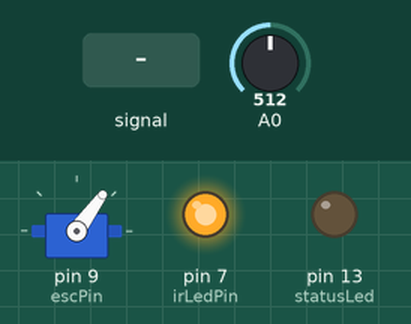
Bench run of a sketch on a simulated Arduino Uno, built with avr-gcc and run on an emulated ATmega328P. On the bench: servo, output pins drawn as LEDs (lit = HIGH). The inputs (shaded band) are chosen by the test bench; at power-on: A0 = 512. What the sketch prints to the serial monitor is not drawn.

Above: at 5.4 s.
5.5 s: A0 fed a 200 Hz sine of ±81 counts around its level
At 5.79 s:
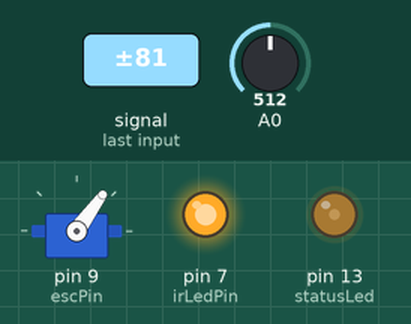
8.5 s: A0 fed a 2 Hz sine of ±306 counts around its level
11.5 s: A0 fed a 200 Hz sine of ±255 counts around its level
14.5 s: A0 set to 716
16.0 s: A0 set to 461
17.5 s: A0 set to 436
At 18.0 s:
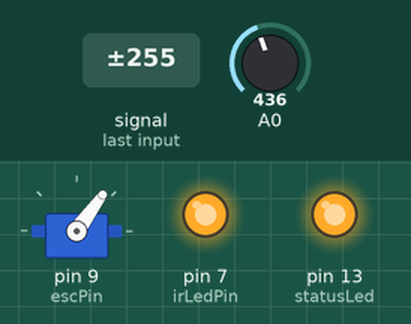
Timing chart, 0 to 65.7 s (numbered marks = the images above; inputs shaded):
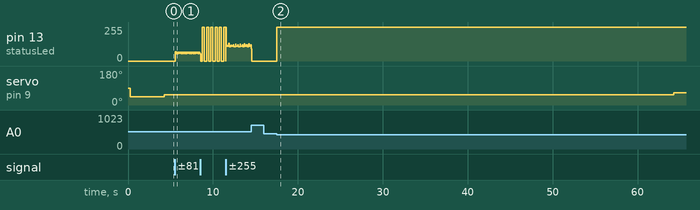

The sketch:

brushless_motor_measurement.ino
```cpp
// // Analog phototransistor detection test (recommended)
// const int irLedPin = 7;
// const int sensorA0 = A0;
// const int statusLed = LED_BUILTIN;

// const unsigned long SAMPLE_MS = 2;      // how long each measurement cycle lasts
// const int SAMPLE_COUNT = 40;              // how many analog samples per condition
// const int MIN_DIFF_ADC = 30;              // minimum ADC difference to declare detection (tweak)

// void setup() {
//   pinMode(irLedPin, OUTPUT);
//   pinMode(statusLed, OUTPUT);
//   digitalWrite(irLedPin, LOW);
//   Serial.begin(115200);
//   while (!Serial) { ; }
//   Serial.println("Analog phototransistor detection test");
//   delay(200);
// }

// // returns average analog reading (0-1023)
// int sampleAnalogAvg() {
//   long sum = 0;
//   for (int i = 0; i < SAMPLE_COUNT; ++i) {
//     sum += analogRead(sensorA0);
//     delay(SAMPLE_MS / SAMPLE_COUNT);
//   }
//   return (int)(sum / SAMPLE_COUNT);
// }

// void loop() {
//   // 1) ambient (IR OFF)
//   digitalWrite(irLedPin, LOW);
//   delay(50);
//   int ambient = sampleAnalogAvg();

//   // 2) IR ON
//   digitalWrite(irLedPin, HIGH);
//   delay(50);
//   int withIR = sampleAnalogAvg();

//   // 3) compute and decide
//   int diff = withIR - ambient; // positive if IR increases voltage at A0; may be negative depending on wiring
//   int absdiff = abs(diff);

//   Serial.print("Ambient: ");
//   Serial.print(ambient);
//   Serial.print(" | With IR: ");
//   Serial.print(withIR);
//   Serial.print(" | Diff: ");
//   Serial.println(diff);

//   bool detected = absdiff >= MIN_DIFF_ADC;

//   if (detected) {
//     Serial.println(">> DETECTION: phototransistor IS seeing the IR LED.");
//     // visual feedback: brightness-proportional blink
//     digitalWrite(statusLed, HIGH);
//     delay(120);
//     digitalWrite(statusLed, LOW);
//   } else {
//     Serial.println(">> NO DETECTION: change too small.");
//   }

//   Serial.println("------------------------------");
//   digitalWrite(irLedPin, LOW);
//   delay(800);
// }

////////////////////////////////////////////////////
//
//  Matthew Halligan
//  Software Development for Real Time Embedded Systems, Fall 2025
//  Module 4/5 Project 3
//  Professor Doug Ferguson
//
// Read and export IR Beam Breaks and convert to RPM for Electronic Speed Control Tuning
// Implements fast analog IR detection, break and recovery of signal caused by propeller interference
// using hardware based interrupts and automated RPM calculation using timer based interrupts in a
// "Round Robin with interrupts Design" and serial export
//
// To use, ensure serial monitor is attached via Arduino IDE 2.3.6 set to 115200 baud.
// Ensure circuitry is configured accorning to figure one in associated report.
// Provide power to esc module through external 11V power source.
// No further action is required by the user once power is provided to ESC and power and serial
// are supplied to Arduino Uno in correct sequence.
//
////////////////////////////////////////////////////
// Fast beam-break detection using ADC free-running + ISR
// For UNO- A0 sensor
// 60-second RPM collection window
#include <Servo.h>
Servo esc;
const int escPin = 9;
const int irLedPin = 7;
const int sensorChannel = 0; // A0
const int statusLed = LED_BUILTIN;
int pw = 1100;

// detection tuning
const int MIN_DIFF_ADC = 60;     // expected drop in IR when broken
const int HYSTERESIS_ADC = 12;   // hysteresis band
const uint8_t CONSECUTIVE_REQUIRED = 3; // require N consecutive samples beyond threshold to accept edge

// runtime state (shared with ISR)
volatile bool beamPresent = true;      // current state (true = beam present)
volatile bool fallingEdgeFlag = false; // set by ADC ISR when beam broken detected
volatile bool risingEdgeFlag = false;  // set by ADC ISR when beam restored detected
volatile unsigned long edgeCount = 0;  // total number of detected breaks during current window

// internal ISR counters (kept small)
volatile uint8_t consecBelow = 0;
volatile uint8_t consecAbove = 0;

// Timer2 millisecond counter/state (for 60s window)
volatile unsigned long msCounter = 0UL;     // ms accumulator (0..14999)
volatile bool sampleReady = false;          // set true when 15s elapsed; main loop consumes it
const unsigned long MS_PER_WINDOW = 15000UL; // 15 seconds = 15000 ms

unsigned long processedWindows = 0;

// thresholds (computed at startup)
int baselineWithIR = 0;
int threshLow = 0;
int threshHigh = 0;

// main bookkeeping
unsigned long lastEdgeMicros = 0;
const unsigned int countsPerRevolution = 1; // set to pulses per one shaft revolution

// --- Configure Timer2 for ~1ms CTC ticks (OCR2A=249, prescaler=64) ---
void setupTimer2_1ms() {
  cli();                // disable global interrupts while configuring
  TCCR2A = 0;
  TCCR2B = 0;
  TCNT2 = 0;
  // CTC mode: WGM21 = 1
  TCCR2A |= (1 << WGM21);
  // OCR2A for 1ms with prescaler 64: ticks_per_ms = 16000000/64/1000 = 250 -> OCR2A = 249
  OCR2A = 249;
  // Set prescaler to 64: CS22 = 1 (CS21=0, CS20=0)
  TCCR2B |= (1 << CS22);
  TCCR2B &= ~((1 << CS21) | (1 << CS20));
  // Enable Timer2 compare A interrupt
  TIMSK2 |= (1 << OCIE2A);
  sei();                // enable interrupts
}

// Timer2 Compare Match A ISR at approx. once per 1 ms
ISR(TIMER2_COMPA_vect) {
  msCounter++;
  if (msCounter >= MS_PER_WINDOW) {
    msCounter = 0;
    sampleReady = true; // signal main loop that the 60s window finished
  }
}

// ADC free-running setup
void setupAnalogInterrupt(){
  // Configure ADC for free-running conversions on A0 with interrupt on completion
  ADMUX = (1 << REFS0) | (sensorChannel & 0x07); // AVcc reference, channel A0

  // ADCSRA: ADEN | ADSC | ADATE | ADIE | ADPS2..0 (prescaler 128)
  ADCSRA = (1 << ADEN) | (1 << ADSC) | (1 << ADATE) | (1 << ADIE) |
           (1 << ADPS2) | (1 << ADPS1) | (1 << ADPS0);

  ADCSRB = 0; // free running
  // Global interrupts enabled by caller (we'll ensure in setup)
}

// quick average using analogRead() for calibration only
int quickAnalogAvg(int samples) {
  long s = 0;
  for (int i = 0; i < samples; ++i) {
    s += analogRead(A0);
    delay(1);
  }
  return (int)(s / samples);
}

void computeThresholds() {
  threshLow = baselineWithIR - MIN_DIFF_ADC;
  if (threshLow < 0) threshLow = 0;
  threshHigh = threshLow + HYSTERESIS_ADC;
  if (threshHigh > 1023) threshHigh = 1023;
}

// ADC ISR: runs at free-running ADC rate (fast). Keep short.
ISR(ADC_vect) {
  uint16_t v = ADC; // 10-bit result

  // Beam gives HIGH reading normally, and breaks drop the ADC reading.
  if (v < threshLow) {
    consecBelow++;
    consecAbove = 0;
    if (consecBelow >= CONSECUTIVE_REQUIRED && beamPresent) {
      beamPresent = false;
      fallingEdgeFlag = true;
      consecBelow = 0;
    }
  } else if (v > threshHigh) {
    consecAbove++;
    consecBelow = 0;
    if (consecAbove >= CONSECUTIVE_REQUIRED && !beamPresent) {
      beamPresent = true;
      risingEdgeFlag = true;
      consecAbove = 0;
    }
  } else {
    // within hysteresis band -> reset counters
    consecBelow = 0;
    consecAbove = 0;
  }
}

void calcAndPrintRPM() {
  // compute RPM using the 60-second window
  // RPM = (edgeCount pulses / countsPerRevolution) * (60 / windowSeconds)
  // Since windowSeconds = 60, RPM = edgeCount / countsPerRevolution
  unsigned long counts = 0;
  counts = edgeCount;
  edgeCount = 0; // reset for next window
  unsigned long rpm = counts*60/15;
  Serial.print(processedWindows + 1);
  Serial.print(',');
  Serial.print(counts);
  Serial.print(',');
  Serial.print(rpm);
  Serial.println();

  processedWindows++;
  if (processedWindows % 4 == 0){
    pw = pw + 100;
  }
}

void setup() {
  pinMode(irLedPin, OUTPUT);
  pinMode(statusLed, OUTPUT);
  digitalWrite(irLedPin, HIGH);
  Serial.begin(115200);
  while (!Serial) { ; }
  Serial.println("Fast ADC free-run beam-break detection, 15s collection window size");

  // Turn IR ON and measure baseline (simple calibration)
  digitalWrite(irLedPin, HIGH);
  delay(200);
  baselineWithIR = quickAnalogAvg(40);
  computeThresholds();
  Serial.print("Baseline: ");
  Serial.print(baselineWithIR);
  Serial.print("  threshLow=");
  Serial.print(threshLow);
  Serial.print("  threshHigh=");
  Serial.println(threshHigh);

  // Setup ADC free-running + ISR
  setupAnalogInterrupt();

  // Attach and arm ESC
  esc.attach(escPin);
  Serial.println("Arming ESC...");
  esc.writeMicroseconds(1000); // min throttle
  delay(2000);
  // optional calibration pulse — comment out if not desired
  // esc.writeMicroseconds(2000); delay(2000);
  esc.writeMicroseconds(1000);
  delay(2000);
  Serial.println("ESC armed. Ready.");
  Serial.print("Collection Window ID, Beam Break Counts, Approximate RPM");
  Serial.println();
  // Configure Timer2 for ms ticks
  setupTimer2_1ms();
}

void loop() {
  // Keep motor from overspinning during testing
  if (pw <= 1300) {
    esc.writeMicroseconds(pw);
  }

  // Process edge events flagged by ADC ISR
  if (fallingEdgeFlag) {
    fallingEdgeFlag = false;
    unsigned long now = micros();
    unsigned long dt = (lastEdgeMicros == 0) ? 0 : (now - lastEdgeMicros);
    lastEdgeMicros = now;

    edgeCount++;
    digitalWrite(statusLed, HIGH);

    // Uncomment for debugging of IR beam break detection
    // Serial.print("[BROKEN] t=");
    // Serial.print(now);
    // Serial.print(" us  dt=");
    // Serial.print(dt);
    // Serial.print(" us  total=");
    // Serial.println(edgeCount);
  }

  if (risingEdgeFlag) {
    risingEdgeFlag = false;
    unsigned long now = micros();
    digitalWrite(statusLed, LOW);
    // Uncomment for beam detection restoration debugging
    // Serial.print("[RESTORED] t=");
    // Serial.print(now);
    // Serial.println(" us");
  }

  // When 60s window completes, sampleReady is true: compute and print RPM
  if (sampleReady) {
    sampleReady = false;
    calcAndPrintRPM();
  }

  // occasional status print for IR detection baseline and thresholds
  static unsigned long lastPrint = 0;
  // if (millis() - lastPrint > 30000) {
  //   Serial.print("Baseline=");
  //   Serial.print(baselineWithIR);
  //   Serial.print("  threshLow=");
  //   Serial.print(threshLow);
  //   Serial.print("  threshHigh=");
  //   Serial.println(threshHigh);
  //   lastPrint = millis();
  // }

  delay(2);
}
```

Measured:
- the behaviour switches between 452 and 451 on A0 (found by bisection; images 1 and 2)
- after the input at 5.5 s, pin 13 (statusLed): 0/255 → 69/255 after 0.05 s, then repeats every 0.20 s: 53/255 0.04 s, 67/255 0.16 s
- after the input at 16.0 s, every drawn part: stays the same
- after the input at 17.5 s, pin 13 (statusLed): 0/255 → 255/255 at once
